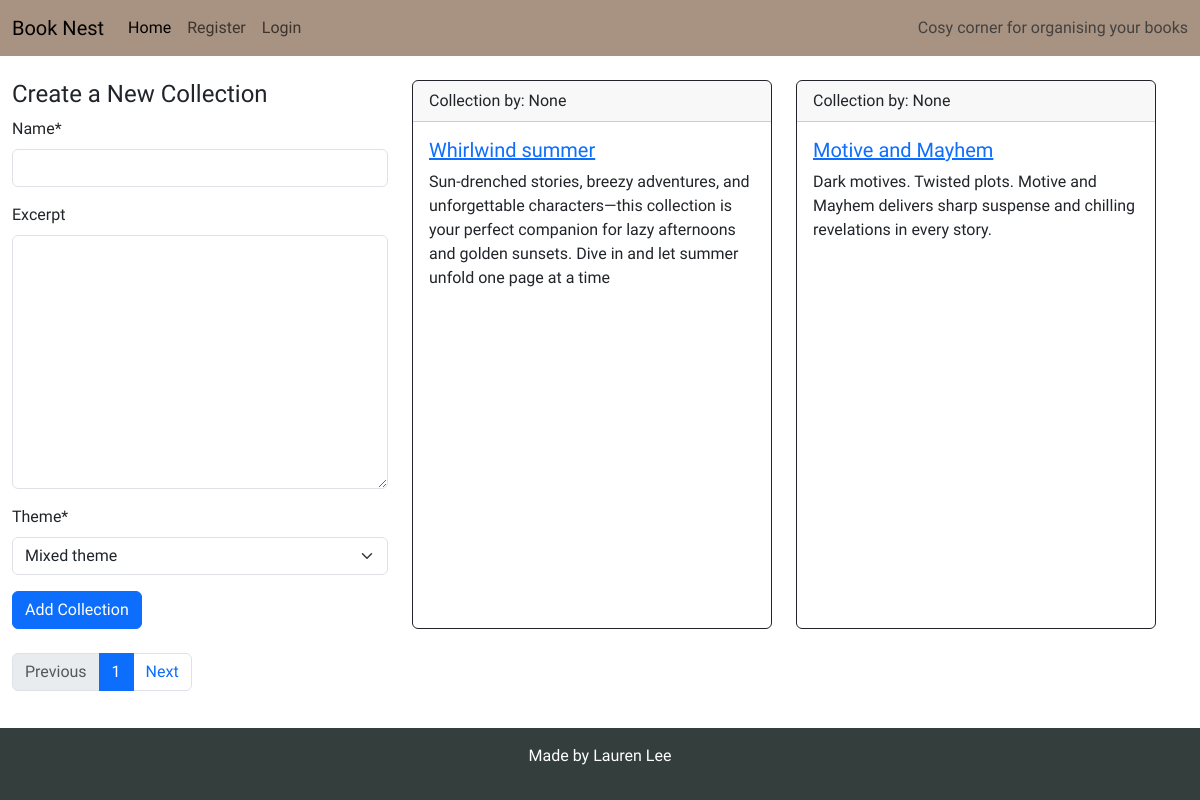
The app's page /, older data.
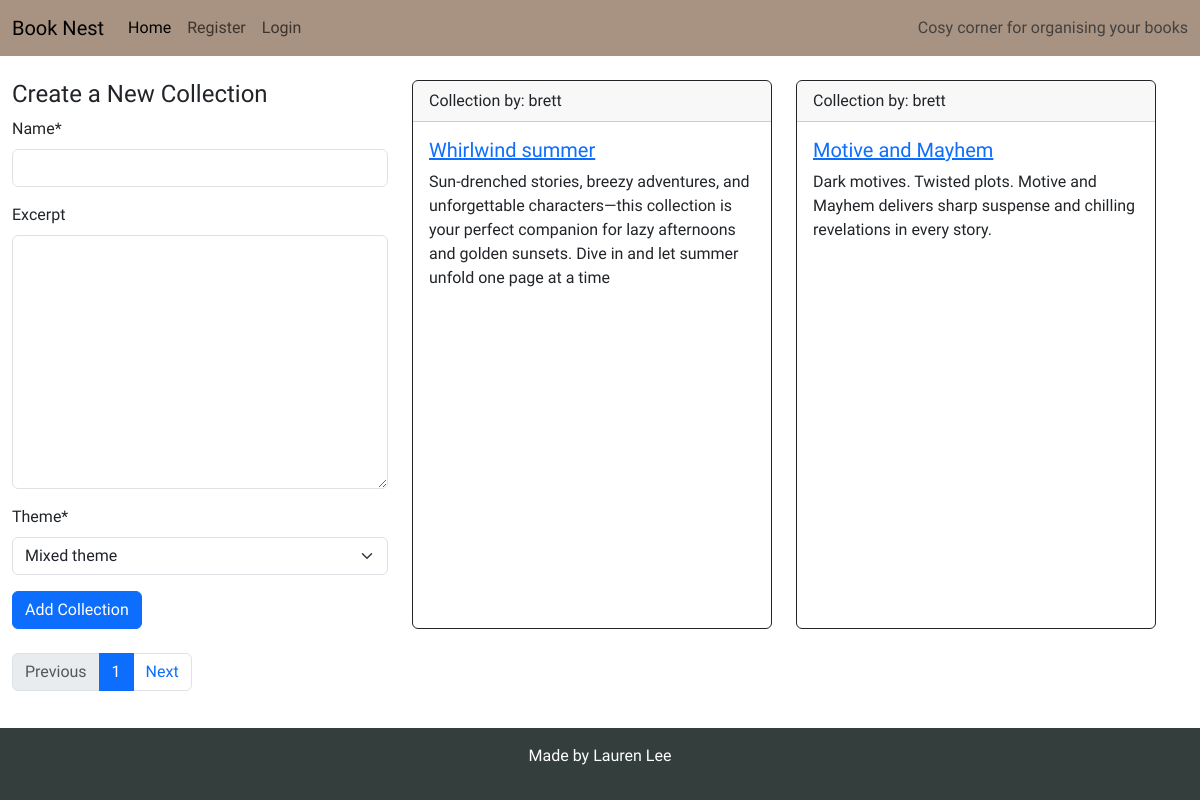
The same page, newer data.
### library/models.py (models this page shows, shortened)
class Collection(models.Model):
    THEME_CHOICES = [
        ("romance", "Romance"),
        ("fantasy", "Fantasy"),
        ("mystery", "Mystery"),
        ("historical", "Historical"),
        ("thriller", "Thriller"),
        ("science_fiction", "Science Fiction"),
        ("nonfiction", "Nonfiction"),
        ("young_adult", "Young Adult"),
        ("literary", "Literary Fiction"),
        ("horror", "Horror"),
        ("self_development", "Self Development"),
        ("mixed", "Mixed theme"),
    ]
    name = models.CharField(max_length=100, unique=True, blank=False)
    excerpt = models.TextField(blank=True)
    theme = models.CharField(max_length=50, choices=THEME_CHOICES, default="mixed")
    user = models.ForeignKey(
        User, on_delete=models.CASCADE, related_name="collections", null=True
    )
    slug = models.SlugField(max_length=200, blank=True, unique=True)

### library/views.py (the view)
# urls.py: path("", views.CollectionList.as_view(), name="home"),
class CollectionList(generic.ListView):
    queryset = Collection.objects.all().order_by("id")
    template_name = "library/index.html"
    paginate_by = 2
    def get_context_data(self, **kwargs):
        context = super().get_context_data(**kwargs)
        context["form"] = CollectionForm()
        return context

### library/forms.py
class CollectionForm(forms.ModelForm):
    class Meta:
        model = Collection
        fields = (
            "name",
            "excerpt",
            "theme",
        )

### library/templatetags/html_filters.py (called while the page is built)
@register.filter(name="clean_html")
def clean_html(value):
    if not value:
        return ""
    value = re.sub(r"<p[^>]*>\s*(?:&nbsp;|\s)*</p>", "", value)
    value = re.sub(r"&nbsp;", " ", value)
    return strip_tags(value).strip()

### library/templates/library/index.html (shortened to what this page needs)
{% extends "base.html" %}
{% load html_filters %}
{% load crispy_forms_tags %}
{% block content %}
<div class="container-fluid">
    <div class="row">
        <div class="container mt-4">
            <div class="row">
                <div class="col-12 col-sm-6 col-md-4 mb-4">
                    <h4>Create a New Collection</h4>
                    <form method="post" action="{% url 'create_collection' %}">
                        {{ form|crispy }}
                        <button type="submit" class="btn btn-primary">Add Collection</button>
                    </form>
                </div>
                {% for collection in collection_list %}
                <div class="collection-holder col-12 col-sm-6 col-md-4 mb-4">
                    <div class="card border-dark h-100">
                        <div class="card-header">Collection by: {{ collection.user }}</div>
                        <div class="card-body text-dark">
                            <h5 class="card-title">
                                <a href="{% url 'collection_detail' collection.slug %}"
                                    class="collection-link">{{ collection.name }}</a>
                            </h5>
                            <p class="card-text">{{ collection.excerpt|clean_html }}</p>
                        </div>
                    </div>
                </div>
                {% if forloop.counter|divisibleby:2 %}
            </div>
                {% endif %}
                {% endfor %}
        </div>
        {% if is_paginated %}
        <nav aria-label="...">
            <ul class="pagination">
                {% if page_obj.has_previous %}
                <li class="page-item">
                    <a class="page-link" href="?page={{ page_obj.previous_page_number }}">Previous</a>
                </li>
                {% else %}
                <li class="page-item disabled">
                    <a class="page-link" href="#" tabindex="-1" aria-disabled="true">Previous</a>
                </li>
                {% endif %}
                <li class="page-item active">
                    <a class="page-link" href="#">1 <span class="sr-only">(current)</span></a>
                </li>
                {% if page_obj.has_next %}
                <li class="page-item">
                    <a class="page-link" href="?page={{ page_obj.next_page_number }}">Next</a>
                </li>
                {% endif %}
            </ul>
        </nav>
        {% endif %}
    </div>
    {% endblock %}

### templates/base.html (shortened to what this page needs)
{% load static %}
{% url 'home' as home_url %}
{% url 'account_login' as login_url %}
{% url 'account_signup' as signup_url %}
{% url 'account_logout' as logout_url %}
<!DOCTYPE html>
<html class="h-100" lang="en">
<head>
    <link href="https://cdn.jsdelivr.net/npm/bootstrap@5.3.3/dist/css/bootstrap.min.css" rel="stylesheet"
>
    <link rel="stylesheet" href="{% static 'css/style.css' %}">
</head>
<body class="d-flex flex-column h-100 main-bg">
    <nav class="navbar navbar-expand-lg">
        <div class="container-fluid">
            <a class="navbar-brand" href="{% url 'home' %}">Book Nest</a>
            <div class="collapse navbar-collapse" id="navbarText">
                <ul class="navbar-nav me-auto mb-2 mb-lg-0">
                    <li class="nav-item">
                        <a class="nav-link {% if request.path == home_url %}active{% endif %}" aria-current="page"
                            href="{% url 'home' %}">Home</a>
                    </li>
                    {% if user.is_authenticated %}
                    <li class="nav-item">
                        <a class="nav-link {% if request.path == logout_url %}active{% endif %}" aria-current="page"
                            href="{% url 'account_logout' %}">Logout</a>
                    </li>
                    {% else %}
                    <li class="nav-item">
                        <a class="nav-link {% if request.path == signup_url %}active{% endif %}" aria-current="page"
                            href="{% url 'account_signup' %}">Register</a>
                    </li>
                    <li class="nav-item">
                        <a class="nav-link {% if request.path == login_url %}active{% endif %}" aria-current="page"
                            href="{% url 'account_login' %}">Login</a>
                    </li>
                    {% endif %}
                </ul>
                <span class=" navbar-text text-muted">
                    Cosy corner for organising your books
                </span>
            </div>
        </div>
    </nav>
    <main class="flex-shrink-0 main-bg">
        {% block content %}{% endblock content %}
    </main>
    <footer class="footer mt-auto py-3">
        <p class="m-0 text-center">Made by Lauren Lee</p>
    </footer>
</body>
</html>

### static/css/style.css (style rules this page uses)
:root { --primary-font: "Oswald", sans-serif; --primary-color: #333E3D; --secondary-color: #D6D1CA; --highlight: #A89382; --light-highlight: #D97E47; --bright-highlight: #A04F2F; }
body { min-height: 100vh; display: flex; width: 100%; flex-direction: column; font-family: var(--primary-font); margin: 0; overflow-x: hidden; overflow-wrap: anywhere; }
main { flex: 1 0 auto; max-width: 1399px; margin: auto; position: relative; }
.navbar { width: 100%; background-color: var(--highlight); }
.footer { width: 100%; background-color: var(--primary-color); color: white; }
.collection-holder { max-width: 24rem; }
.card-title { color: var(--primary-color); }

Row changes from the older to the newer data that the page shows:
changed Collection "Whirlwind summer": user "None" → "brett"
changed Collection "Motive and Mayhem": user "None" → "brett"
